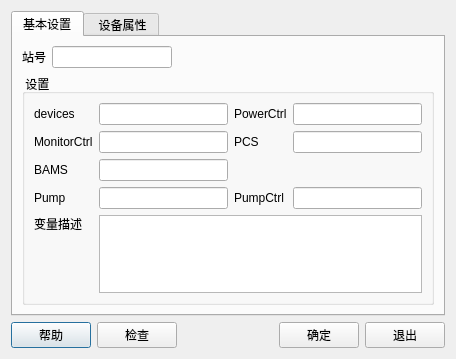
<?xml version="1.0" encoding="UTF-8"?>
<ui version="4.0">
 <class>StationDialog</class>
 <widget class="QDialog" name="StationDialog">
  <property name="geometry">
   <rect>
    <x>0</x>
    <y>0</y>
    <width>456</width>
    <height>359</height>
   </rect>
  </property>
  <property name="windowTitle">
   <string>网络设备</string>
  </property>
  <layout class="QVBoxLayout" name="verticalLayout">
   <item>
    <widget class="QTabWidget" name="tabWidget">
     <property name="currentIndex">
      <number>0</number>
     </property>
     <widget class="QWidget" name="tab">
      <attribute name="title">
       <string>基本设置</string>
      </attribute>
      <layout class="QVBoxLayout" name="verticalLayout_3">
       <item>
        <layout class="QHBoxLayout" name="horizontalLayout_2">
         <item>
          <widget class="QLabel" name="label_22">
           <property name="text">
            <string>站号</string>
           </property>
          </widget>
         </item>
         <item>
          <widget class="QLineEdit" name="num"/>
         </item>
         <item>
          <spacer name="horizontalSpacer_7">
           <property name="orientation">
            <enum>Qt::Horizontal</enum>
           </property>
           <property name="sizeHint" stdset="0">
            <size>
             <width>262</width>
             <height>20</height>
            </size>
           </property>
          </spacer>
         </item>
        </layout>
       </item>
       <item>
        <widget class="QGroupBox" name="groupBox_4">
         <property name="title">
          <string> 设置</string>
         </property>
         <layout class="QGridLayout" name="gridLayout">
          <item row="1" column="0">
           <widget class="QLabel" name="label_19">
            <property name="text">
             <string>MonitorCtrl</string>
            </property>
           </widget>
          </item>
          <item row="2" column="0">
           <widget class="QLabel" name="label_14">
            <property name="text">
             <string>BAMS</string>
            </property>
           </widget>
          </item>
          <item row="0" column="1">
           <widget class="QLineEdit" name="devices"/>
          </item>
          <item row="4" column="1" colspan="3">
           <widget class="QPlainTextEdit" name="editTagDesc"/>
          </item>
          <item row="0" column="0">
           <widget class="QLabel" name="label_17">
            <property name="text">
             <string>devices</string>
            </property>
           </widget>
          </item>
          <item row="4" column="0">
           <layout class="QVBoxLayout" name="verticalLayout_6">
            <item>
             <widget class="QLabel" name="label_15">
              <property name="text">
               <string>变量描述</string>
              </property>
             </widget>
            </item>
            <item>
             <spacer name="verticalSpacer_4">
              <property name="orientation">
               <enum>Qt::Vertical</enum>
              </property>
              <property name="sizeHint" stdset="0">
               <size>
                <width>20</width>
                <height>40</height>
               </size>
              </property>
             </spacer>
            </item>
           </layout>
          </item>
          <item row="3" column="0">
           <widget class="QLabel" name="label_10">
            <property name="text">
             <string>Pump</string>
            </property>
           </widget>
          </item>
          <item row="3" column="1">
           <widget class="QLineEdit" name="Pump"/>
          </item>
          <item row="3" column="2">
           <widget class="QLabel" name="label_16">
            <property name="text">
             <string>PumpCtrl</string>
            </property>
           </widget>
          </item>
          <item row="3" column="3">
           <widget class="QLineEdit" name="PumpCtrl"/>
          </item>
          <item row="0" column="2">
           <widget class="QLabel" name="label_20">
            <property name="text">
             <string>PowerCtrl</string>
            </property>
           </widget>
          </item>
          <item row="1" column="2">
           <widget class="QLabel" name="label_18">
            <property name="text">
             <string>PCS</string>
            </property>
           </widget>
          </item>
          <item row="1" column="3">
           <widget class="QLineEdit" name="PCS"/>
          </item>
          <item row="0" column="3">
           <widget class="QLineEdit" name="PowerCtrl"/>
          </item>
          <item row="1" column="1">
           <widget class="QLineEdit" name="MonitorCtrl"/>
          </item>
          <item row="2" column="1">
           <widget class="QLineEdit" name="BAMS"/>
          </item>
         </layout>
        </widget>
       </item>
      </layout>
     </widget>
     <widget class="QWidget" name="tabPropertySetting">
      <attribute name="title">
       <string> 设备属性</string>
      </attribute>
      <layout class="QVBoxLayout" name="vLayoutPropertyEditor"/>
     </widget>
    </widget>
   </item>
   <item>
    <layout class="QHBoxLayout" name="horizontalLayout_7">
     <item>
      <widget class="QPushButton" name="btnHelp">
       <property name="text">
        <string>帮助</string>
       </property>
      </widget>
     </item>
     <item>
      <widget class="QPushButton" name="btnCheck">
       <property name="text">
        <string>检查</string>
       </property>
      </widget>
     </item>
     <item>
      <spacer name="horizontalSpacer">
       <property name="orientation">
        <enum>Qt::Horizontal</enum>
       </property>
       <property name="sizeHint" stdset="0">
        <size>
         <width>40</width>
         <height>20</height>
        </size>
       </property>
      </spacer>
     </item>
     <item>
      <widget class="QPushButton" name="btnOk">
       <property name="text">
        <string>确定</string>
       </property>
      </widget>
     </item>
     <item>
      <widget class="QPushButton" name="btnExit">
       <property name="text">
        <string>退出</string>
       </property>
      </widget>
     </item>
    </layout>
   </item>
  </layout>
 </widget>
 <resources/>
 <connections/>
</ui>
